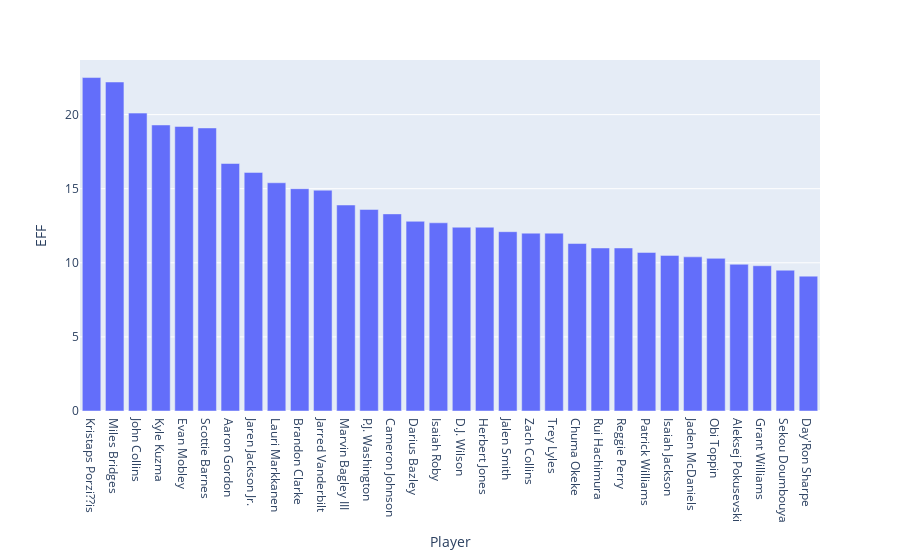

Here is the notebook cell this chart was saved with:
### Markdown cell above
### Posisi PF yang berpotensi

### Code cell
### Posisi PF yang berpotensi
 
dfPF=df[df['Pos']=='PF']
#df.plot.bar()

fig = px.bar(dfPF, x='Player', y='EFF')
fig.show() 
## Visualisasi Data

### Figure 1 — Plotly figure (JSON) as saved in the notebook; plotly's stock layout.template omitted (floating-point values rounded to 4 significant figures)
{"data": [{"alignmentgroup": "True", "hovertemplate": "Player=%{x}<br>EFF=%{y}<extra></extra>", "legendgroup": "", "marker": {"color": "#636efa", "pattern": {"shape": ""}}, "name": "", "offsetgroup": "", "orientation": "v", "showlegend": false, "textposition": "auto", "type": "bar", "x": ["Kristaps Porzi??is", "Miles Bridges", "John Collins", "Kyle Kuzma", "Evan Mobley", "Scottie Barnes", "Aaron Gordon", "Jaren Jackson Jr.", "Lauri Markkanen", "Brandon Clarke", "Jarred Vanderbilt", "Marvin Bagley III", "P.J. Washington", "Cameron Johnson", "Darius Bazley", "Isaiah Roby", "D.J. Wilson", "Herbert Jones", "Jalen Smith", "Zach Collins", "Trey Lyles", "Chuma Okeke", "Rui Hachimura", "Reggie Perry", "Patrick Williams", "Isaiah Jackson", "Jaden McDaniels", "Obi Toppin", "Aleksej Pokusevski", "Grant Williams", "Sekou Doumbouya", "Day'Ron Sharpe"], "xaxis": "x", "y": [22.5, 22.2, 20.1, 19.3, 19.2, 19.1, 16.7, 16.1, 15.4, 15.0, 14.9, 13.9, 13.6, 13.3, 12.8, 12.7, 12.4, 12.4, 12.1, 12, 12.0, 11.3, 11.0, 11.0, 10.7, 10.5, 10.4, 10.3, 9.9, 9.8, 9.5, 9.1], "yaxis": "y"}], "layout": {"barmode": "relative", "legend": {"tracegroupgap": 0}, "margin": {"t": 60}, "xaxis": {"anchor": "y", "domain": [0, 1], "title": {"text": "Player"}}, "yaxis": {"anchor": "x", "domain": [0, 1], "title": {"text": "EFF"}}}}
